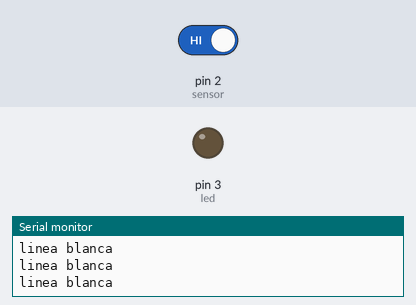
Recording of a sketch running on a simulated Arduino Uno, built with avr-gcc and run on an emulated ATmega328P. On the bench: output pins drawn as LEDs (lit = HIGH), the last lines printed to the serial monitor. Inputs (shaded band) come from the test bench; at power-on: pin 2 (sensor) HIGH.

Above: at 1.2 s.
1.3 s: pin 2 (sensor) driven LOW
At 2.3 s:
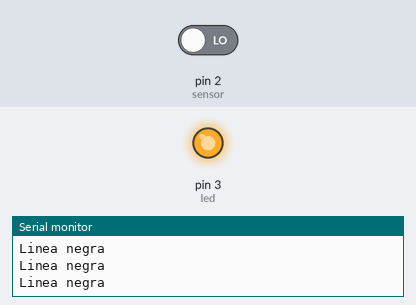
2.9 s: pin 2 (sensor) driven HIGH
At 3.6 s:
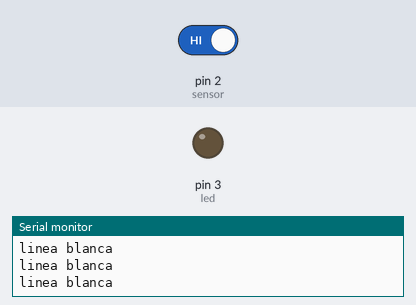
Timing chart, 0 to 5.9 s (numbered marks = the images above; inputs shaded):
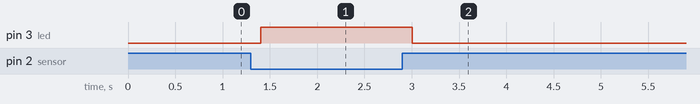

Measured:
- after the input at 1.3 s, pin 3 (led): LOW → HIGH after 0.10 s
- after the input at 2.9 s, pin 3 (led): HIGH → LOW after 0.10 s

The sketch:

3.1.ino
```cpp
/*
  Diseñar 2 aplicaciones con la placa Arduino y el circuito a elección del alumno.
  Sensado de linea blanca con Cny70
*/

int sensor = 2, valorCny70 = 0, led = 3;

void setup() {
  Serial.begin(9600);

  pinMode(sensor, INPUT);
  pinMode(led, OUTPUT);

  digitalWrite(led, LOW);
}

void loop() {
  valorCny70 = digitalRead(sensor);
  delay(100);
  if (valorCny70 == 0)
  {
    Serial.println("Linea negra");
    digitalWrite(led, HIGH);
  }
  else
  {
    Serial.println("linea blanca");
    digitalWrite(led, LOW);
  }
}
```
